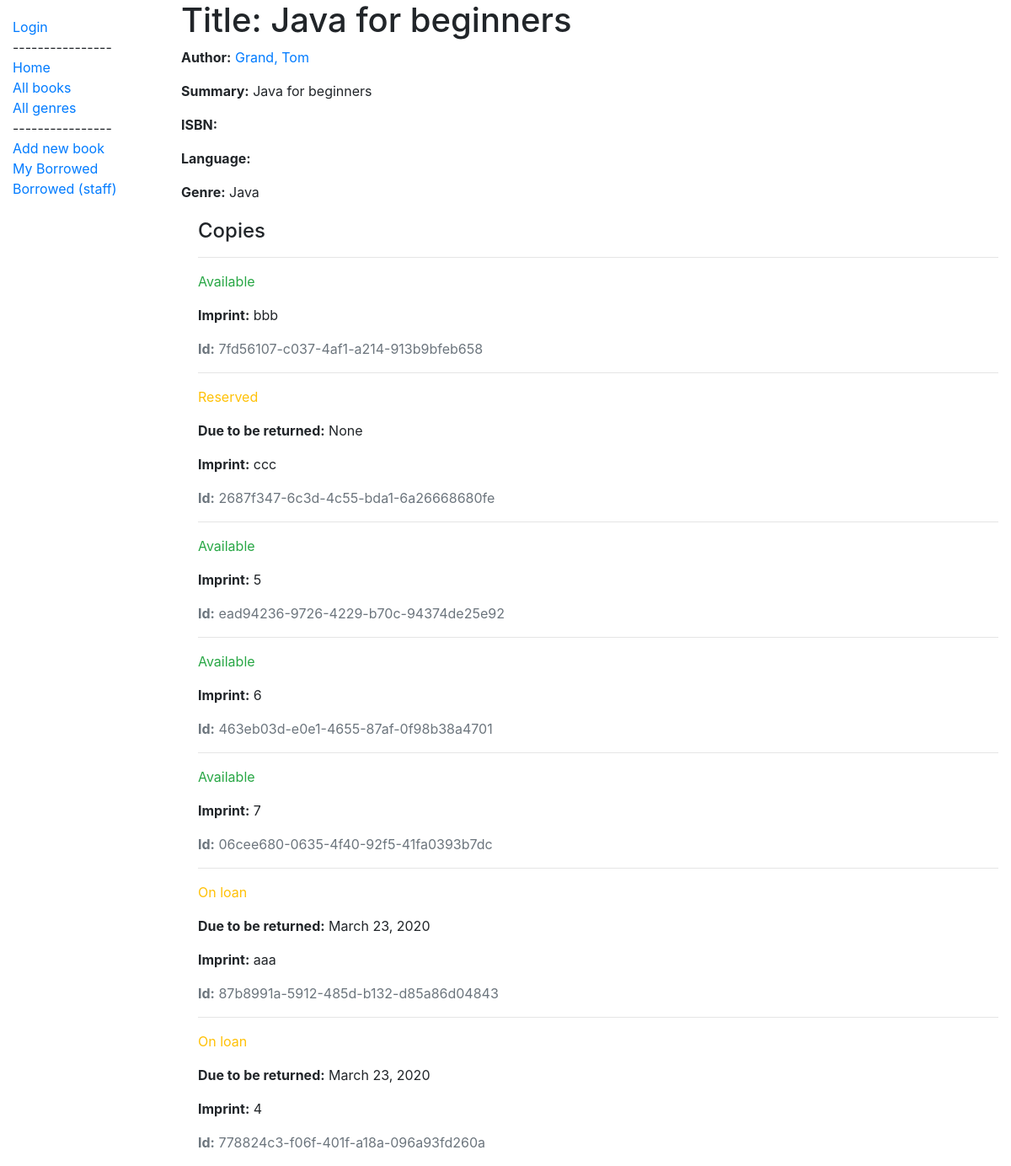
Page /catalog/book/4/ on the committed database.
### catalog/models.py (models this page shows, shortened)
class Book(models.Model):
    title = models.CharField(max_length=200)
    author = models.ForeignKey('Author', on_delete=models.SET_NULL, null=True)
    summary = models.TextField(max_length=1000, help_text='Enter a brief description of the book')
    genre = models.ManyToManyField(Genre, help_text='Select a genre for this book')
    def display_genre(self):
        """Create a string for the Genre. This is required to display genre in Admin."""
        return ', '.join(genre.name for genre in self.genre.all()[:3])
    display_genre.short_description = 'Genre'

class Author(models.Model):
    first_name = models.CharField(max_length=100)
    last_name = models.CharField(max_length=100)
    date_of_birth = models.DateField(null=True, blank=True)
    date_of_death = models.DateField('Died', null=True, blank=True)
    class Meta:
        ordering = ['last_name', 'first_name']
    def __str__(self):
        return f'{self.last_name}, {self.first_name}'

class Genre(models.Model):
    name = models.CharField(max_length=200, help_text='Enter a book genre (e.g. Science Fiction)')
    def __str__(self):
        return self.name

class BookInstance(models.Model):
    id = models.UUIDField(primary_key=True, default=uuid.uuid4, help_text='Unique ID for this particular book across whole library')
    book = models.ForeignKey('Book', on_delete=models.SET_NULL, null=True)
    imprint = models.CharField(max_length=200)
    due_back = models.DateField(null=True, blank=True)
    borrower = models.ForeignKey(User, on_delete=models.SET_NULL, null=True, blank=True)
    LOAN_STATUS = (
        ('m', 'Maintenance'),
        ('o', 'On loan'),
        ('a', 'Available'),
        ('r', 'Reserved'),
    )
    status = models.CharField(
        max_length=1,
        choices=LOAN_STATUS,
        blank=True,
        default='m',
        help_text='Book availability',
    )
    class Meta:
        ordering = ['due_back']
        permissions = (("can_mark_returned", "Set book as returned"),)

### catalog/views.py (the view, shortened to what this page needs)
# urls.py: path('book/<int:pk>/', views.BookDetailView.as_view(), name='book-detail'),
class BookDetailView(generic.DetailView):
    model = Book
    template_name = "book_detail.html"

### templates/book_detail.html
{% extends "base_generic.html" %}
{% block content %}
  <h1>Title: {{ book.title }}</h1>
  <p><strong>Author:</strong> <a href="">{{ book.author }}</a></p>
  <p><strong>Summary:</strong> {{ book.summary }}</p>
  <p><strong>ISBN:</strong> {{ book.isbn }}</p>
  <p><strong>Language:</strong> {{ book.language }}</p>
  <p><strong>Genre:</strong> {{ book.genre.all|join:", " }}</p>
  <div style="margin-left:20px;margin-top:20px">
    <h4>Copies</h4>
    {% for copy in book.bookinstance_set.all %}
      <hr>
      <p class="{% if copy.status == 'a' %}text-success{% elif copy.status == 'm' %}text-danger{% else %}text-warning{% endif %}">
        {{ copy.get_status_display }}
      </p>
      {% if copy.status != 'a' %}
        <p><strong>Due to be returned:</strong> {{ copy.due_back }}</p>
      {% endif %}
      <p><strong>Imprint:</strong> {{ copy.imprint }}</p>
      <p class="text-muted"><strong>Id:</strong> {{ copy.id }}</p>
    {% endfor %}
  </div>
{% endblock %}

### rows in the picture
Book: title "Java for beginners", author "Grand, Tom", summary "Java for beginners", genre.all "Java"
BookInstance: status "Available", imprint "bbb", id "7fd56107-c037-4af1-a214-913b9bfeb658"
BookInstance: status "Reserved", due_back "None", imprint "ccc", id "2687f347-6c3d-4c55-bda1-6a26668680fe"
BookInstance: status "Available", imprint "5", id "ead94236-9726-4229-b70c-94374de25e92"
BookInstance: status "Available", imprint "6", id "463eb03d-e0e1-4655-87af-0f98b38a4701"
BookInstance: status "Available", imprint "7", id "06cee680-0635-4f40-92f5-41fa0393b7dc"
BookInstance: status "On loan", due_back "March 23, 2020", imprint "aaa", id "87b8991a-5912-485d-b132-d85a86d04843"
BookInstance: status "On loan", due_back "March 23, 2020", imprint "4", id "778824c3-f06f-401f-a18a-096a93fd260a"
